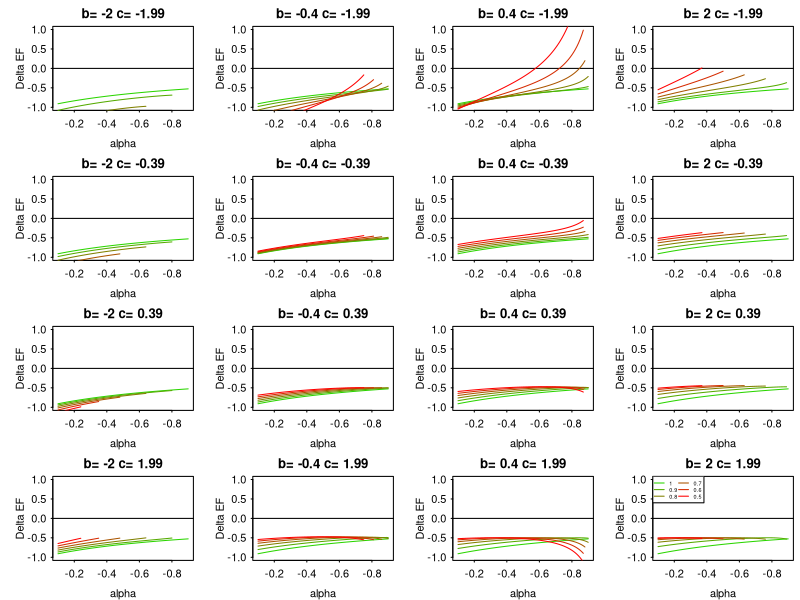

The R script that drew this image:

ResultsFolder <- "/Users/frederik/Documents/Results/BD_EF/data-analysis/"

alpha <- seq(-0.9,-0.1,by=0.01)
mu2<-1
f2<-1
e2 <- 0.5
b <- c(-2,-0.4,0.4,2) #(dis)proportionality between mur and er
c <- c(-1.99,-0.39,0.39,1.99) #(dis)proportionality between fr and er
bcs <- expand.grid(b,c)
ers <- seq(1,0.5,-0.1) #relative sensitivities; arbitrary choice
ylims <- c(-1,1)

deltaEF <- function(alpha, mu2, f2, e2,
                    er, b, c)
{
  deltaEF <- f2*mu2*e2/(alpha^2-1)*(alpha*(er^(b+1)+er^c)+er^(b+c+1)+1)
  return(deltaEF)
}

plotDeltaEF <- function(alpha, mu2, f2, e2,
                        ers, b, c)
{
  for (i in c(1:length(ers)))
  {
    er  <- ers[i]
    e1  <- e2*er
    if (e1>1) {stop("e1>1!")}
    #check for coexistence in stressed condition
    mur <- er^b
    erLimit1 <- 1/e2+(1/e2-1)*1/(alpha*mur)
    erLimit2 <- 1/e2+(1/e2-1)*alpha/mur
    coexStress <- (er>erLimit1)*(er<erLimit2)
    #check for coexistence in control condition
    #...and eliminate cases where not possible
    coexControl <- (mur < -1/alpha)*(mur > -alpha)
    deltaEFCase <-deltaEF(alpha, mu2, f2, e2,
                          er=er, b=b, c=c)
    deltaEFCase[which(coexControl+coexStress==0)] <- NA
    colour <- i
    colour <- colour/length(ers)
    lines(alpha,deltaEFCase, col=rgb(red=colour, 
                                     green=1-colour, blue=0))
  }
}

quartz("",5,5,type="pdf",
       file=paste(ResultsFolder,"Analytic.pdf",sep=""))
par(mar=c(3,4,2,0.5), las=1, mfrow=c(4,4), 
    tck=-0.02, mgp=c(2,0.5,0))

for (i in 1:nrow(bcs))
{
  plot(alpha,rep(NA,length(alpha)), 
       ylim=ylims, main=paste("b=",bcs[i,1], 
                              "c=",bcs[i,2]),
       ylab="Delta EF",
       xlim=c(max(alpha),min(alpha)))
  abline(h=0)
  plotDeltaEF(alpha, mu2, f2, e2, 
              ers=ers, b=bcs[i,1], c=bcs[i,2])
  colour <- c(1:length(ers))/length(ers)
  if (i==nrow(bcs))
  {
    legend("topleft", legend=ers, pch="", lty="solid", cex=0.5,
           ncol=2,
           col=rgb(red=colour, green=1-colour, blue=0))
  }
}

dev.off()
